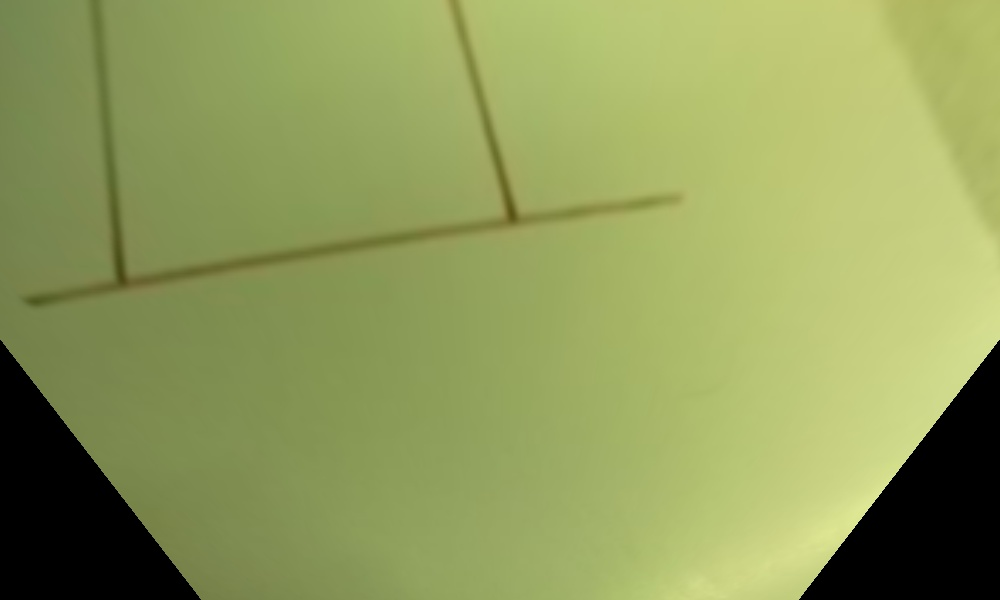
#> input picture src/parking_test_image/parking.jpg, 1000 x 600 px, found by its file name
$ python hsv.py
#> lines starting #> are read from the running program, lines starting #| are printed output that depends on the picture; after the words box and inside, x2 and y2 are one past the last pixel; in counts of white or black regions, pixels touching at a corner belong together
#!/usr/bin/env python
import cv2
import numpy as np

image = cv2.imread('parking.jpg')
#> image is the input picture: shape (600, 1000, 3); mean B, G, R 90.6, 156.2, 143.9
hsv = cv2.cvtColor(image, cv2.COLOR_BGR2HSV)
#> hsv: shape (600, 1000, 3); mean H, S, V 33.1, 99.9, 156.2

lower_red = np.array([22,85,200])
upper_red = np.array([50,255,220])

mask = cv2.inRange(hsv, lower_red, upper_red)
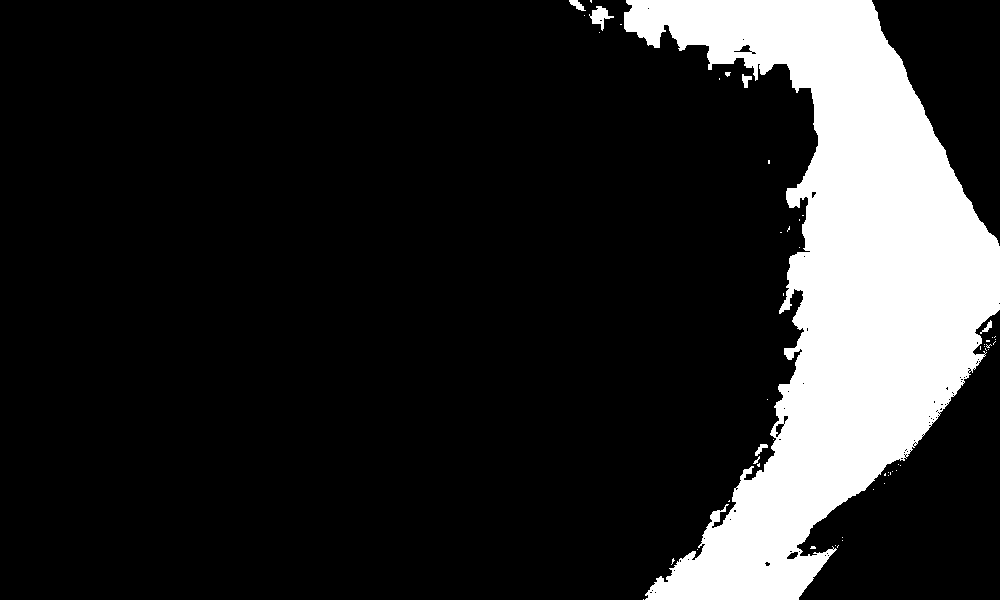
#> mask: shape (600, 1000); 16.3% white; 53 white regions (45 under 20 px), largest, box (x1, y1, x2, y2) and area: (624, 0, 1000, 600) 97138, (589, 6, 614, 31) 269, (569, 0, 586, 11) 93
res = cv2.bitwise_and(image,image,mask=mask)
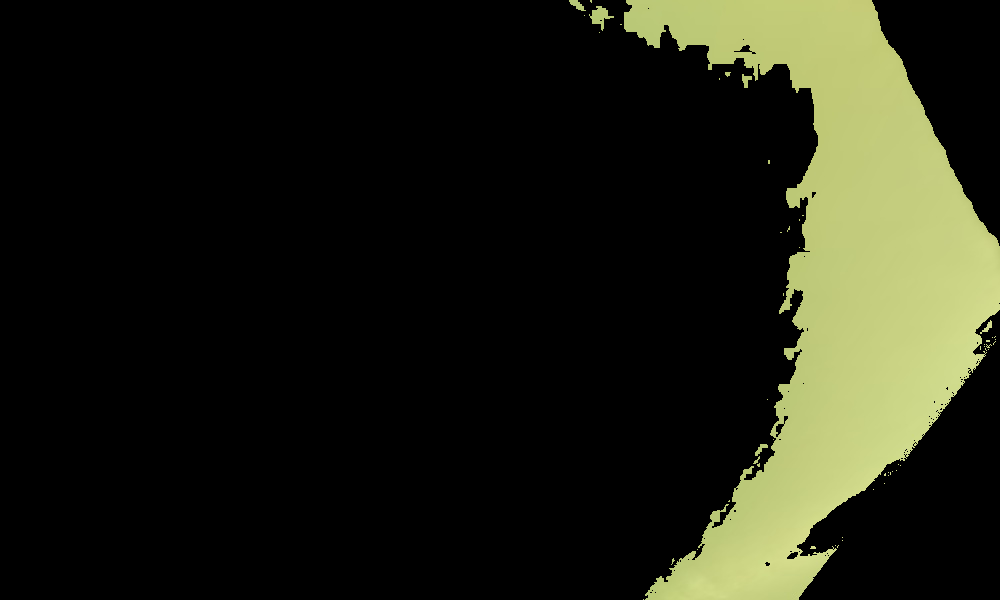
#> res: shape (600, 1000, 3); mean B, G, R 20.6, 33.6, 32.1


cv2.imshow('image',image)
cv2.imshow('mask',mask)
cv2.imshow('res',res)
cv2.waitKey(0)


cv2.destroyAllWindows()
